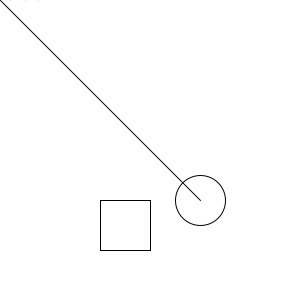
Frame 1 (no input)
Frame 60 (the mouse pressed at the canvas centre just before this capture): identical to frame 1, image omitted
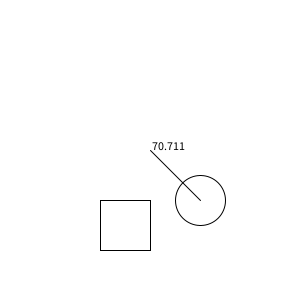
Frame 120 (the mouse held since frame 60 and released just before this capture)

The Processing sketch that drew these frames (run headless with seeded random() and noise(); from frame 60 on, the mouse is pressed at the canvas centre):

// Processing sketch: ej07e_zonas_y_botones
// ── ej07e_zonas_y_botones.pde

// BOTONES: zonas rectangulares y circulares

color fondo = color(255);
float xc, yc, diam;

void setup() {
  size( 300, 300 );
  //rectMode( CENTER );  //F F F 

  //variables del boton circular
  xc = yc = 200;
  diam = 50;
}

void draw() {
  background( fondo );

  //BOTONES: visualización
  fill( 255 );
  rect( 100, 200, 50, 50 );
  circle( xc, yc, diam );

  //texteo de circulo
  line( mouseX, mouseY, xc, yc );
  fill( 0 );
  float d = dist(mouseX, mouseY, xc, yc );
  text( d, mouseX, mouseY);

  //¿CÓMO PODRÍA HACER UNA SITUACIÓN DE 'over'?
}

void mousePressed() {
  //BOTONES: funcionales

  //BOTON CIRCULAR
  if ( dist(mouseX, mouseY, xc, yc) < diam/2 ) {
    fondo = color( 0, random(255), 0 );
  }else{
    fondo = color( 255 );
  }

  //BOTON CUADRADO
  boolean estoyDentroDelAreaCuadrada = (mouseX > 100) && (mouseX < 100+50) && (mouseY > 200) && (mouseY < 200+50);
  println( estoyDentroDelAreaCuadrada );
  if ( estoyDentroDelAreaCuadrada ) {
    //evento del boton:
    fondo = color( random(255), 0, 0 );
  }

}
